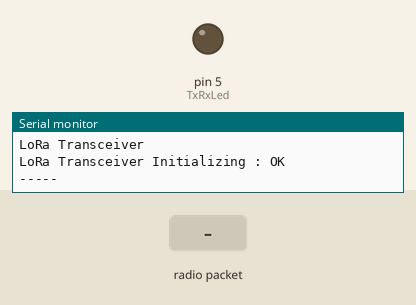
The sketch below on a simulated Arduino Uno, built for the host (arithmetic inside an expression is 32-bit, double 64-bit). On the bench: output pins drawn as LEDs (lit = HIGH), the last lines printed to the serial monitor. The test bench sets the inputs (shaded band). No radio packets arrive unless stated.

Above: at 1.2 s.
1.3 s: radio packet "1" arrives
At 2.35 s:
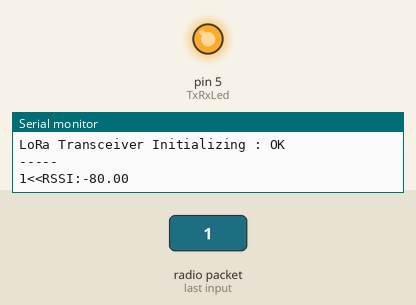
Timing chart, 0 to 4.3 s (numbered marks = the images above; inputs shaded):
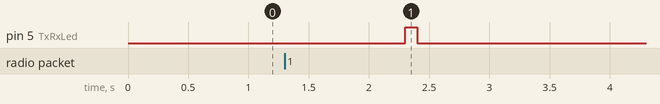

Measured:
- after the input at 1.3 s, pin 5 (TxRxLed): LOW → HIGH after 1.0 s, → LOW 0.10 s later

The sketch:

lora_transceiver.ino
```cpp
//Lora Transceiver with Mappi32
//Code by YC2DSV

#include <math.h>
#include <SPI.h>
#include <LoRa.h>

float rssi;
float pwr;
int percent;

//define the pins used by the transceiver module
#define ss 15
#define rst 0
#define dio0 27
#define TxRxLed 5


//+++++++++++++++++++++
//START OF Initializing
void setup() {
  //initialize Serial Monitor
  Serial.begin(115200);
  //initialize TX LED
  pinMode(TxRxLed, OUTPUT);

  while (!Serial);
  Serial.println("LoRa Transceiver");

  //setup LoRa transceiver module
  SPI.begin(14, 12, 13, 15);
  LoRa.setPins(ss, rst, dio0);

  while (!LoRa.begin(921E6)) {
    Serial.println(".");
    delay(500);
  }

  // Change sync word (0xF3) to match the receiver
  // The sync word assures you don't get LoRa messages from other LoRa transceivers
  // ranges from 0-0xFF
  LoRa.setSyncWord(0xF3);
  Serial.println("LoRa Transceiver Initializing : OK");
  Serial.println("-----");
}
//END OF Initializing
//+++++++++++++++++++++


//+++++++++++++++++++++
//START OF Main Program
void loop() {
  // try to parse packet
  int packetSize = LoRa.parsePacket();
  if (packetSize) {
    // read packet
    while (LoRa.available()) {
      String LoRaData = LoRa.readString();
      LoRaData.trim();
      Serial.print(LoRaData);
      Serial.print("<<");
      getRssiData();
      blinkTxRxLed(100);
    }
  }

  if (Serial.available()) {
    LoRa.beginPacket();
    LoRa.print(Serial.readString());
    LoRa.endPacket();
    blinkTxRxLed(100);
    //Serial.println("Data sent...");
  }
}
//END OF Main Program
//+++++++++++++++++++++


//+++++++++++++++++++++
//START OF Subroutine & Function
  void blinkTxRxLed(int t){
    digitalWrite(TxRxLed, HIGH);
    delay(t);
    digitalWrite(TxRxLed, LOW);
  }

  void getRssiData() {
    rssi = LoRa.packetRssi();

    // print RSSI of packet
    Serial.print("RSSI:");
    Serial.println(rssi);
  }

//END OF Subroutine & Function
//+++++++++++++++++++++
```
